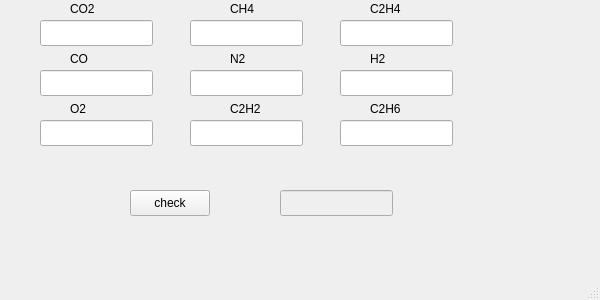
<?xml version="1.0" encoding="UTF-8"?>
<ui version="4.0">
 <class>ku</class>
 <widget class="QMainWindow" name="ku">
  <property name="geometry">
   <rect>
    <x>0</x>
    <y>0</y>
    <width>600</width>
    <height>300</height>
   </rect>
  </property>
  <property name="windowTitle">
   <string>MainWindow</string>
  </property>
  <widget class="QWidget" name="centralwidget">
   <widget class="QLineEdit" name="co2">
    <property name="geometry">
     <rect>
      <x>40</x>
      <y>20</y>
      <width>113</width>
      <height>26</height>
     </rect>
    </property>
   </widget>
   <widget class="QLineEdit" name="co">
    <property name="geometry">
     <rect>
      <x>40</x>
      <y>70</y>
      <width>113</width>
      <height>26</height>
     </rect>
    </property>
   </widget>
   <widget class="QLineEdit" name="o2">
    <property name="geometry">
     <rect>
      <x>40</x>
      <y>120</y>
      <width>113</width>
      <height>26</height>
     </rect>
    </property>
   </widget>
   <widget class="QLineEdit" name="ch4">
    <property name="geometry">
     <rect>
      <x>190</x>
      <y>20</y>
      <width>113</width>
      <height>26</height>
     </rect>
    </property>
   </widget>
   <widget class="QLineEdit" name="n2">
    <property name="geometry">
     <rect>
      <x>190</x>
      <y>70</y>
      <width>113</width>
      <height>26</height>
     </rect>
    </property>
   </widget>
   <widget class="QLineEdit" name="c2h2">
    <property name="geometry">
     <rect>
      <x>190</x>
      <y>120</y>
      <width>113</width>
      <height>26</height>
     </rect>
    </property>
   </widget>
   <widget class="QLineEdit" name="c2h4">
    <property name="geometry">
     <rect>
      <x>340</x>
      <y>20</y>
      <width>113</width>
      <height>26</height>
     </rect>
    </property>
   </widget>
   <widget class="QLineEdit" name="h2">
    <property name="geometry">
     <rect>
      <x>340</x>
      <y>70</y>
      <width>113</width>
      <height>26</height>
     </rect>
    </property>
   </widget>
   <widget class="QLineEdit" name="c2h6">
    <property name="geometry">
     <rect>
      <x>340</x>
      <y>120</y>
      <width>113</width>
      <height>26</height>
     </rect>
    </property>
   </widget>
   <widget class="QLabel" name="label">
    <property name="geometry">
     <rect>
      <x>70</x>
      <y>0</y>
      <width>55</width>
      <height>18</height>
     </rect>
    </property>
    <property name="text">
     <string>CO2</string>
    </property>
   </widget>
   <widget class="QLabel" name="label_2">
    <property name="geometry">
     <rect>
      <x>230</x>
      <y>50</y>
      <width>55</width>
      <height>18</height>
     </rect>
    </property>
    <property name="text">
     <string>N2</string>
    </property>
   </widget>
   <widget class="QLabel" name="label_3">
    <property name="geometry">
     <rect>
      <x>70</x>
      <y>100</y>
      <width>55</width>
      <height>18</height>
     </rect>
    </property>
    <property name="text">
     <string>O2</string>
    </property>
   </widget>
   <widget class="QLabel" name="label_4">
    <property name="geometry">
     <rect>
      <x>230</x>
      <y>0</y>
      <width>55</width>
      <height>18</height>
     </rect>
    </property>
    <property name="text">
     <string>CH4</string>
    </property>
   </widget>
   <widget class="QLabel" name="label_5">
    <property name="geometry">
     <rect>
      <x>70</x>
      <y>50</y>
      <width>55</width>
      <height>18</height>
     </rect>
    </property>
    <property name="text">
     <string>CO</string>
    </property>
   </widget>
   <widget class="QLabel" name="label_6">
    <property name="geometry">
     <rect>
      <x>370</x>
      <y>50</y>
      <width>55</width>
      <height>18</height>
     </rect>
    </property>
    <property name="text">
     <string>H2</string>
    </property>
   </widget>
   <widget class="QLabel" name="label_7">
    <property name="geometry">
     <rect>
      <x>230</x>
      <y>100</y>
      <width>55</width>
      <height>18</height>
     </rect>
    </property>
    <property name="text">
     <string>C2H2</string>
    </property>
   </widget>
   <widget class="QLabel" name="label_8">
    <property name="geometry">
     <rect>
      <x>370</x>
      <y>0</y>
      <width>55</width>
      <height>18</height>
     </rect>
    </property>
    <property name="text">
     <string>C2H4</string>
    </property>
   </widget>
   <widget class="QLabel" name="label_9">
    <property name="geometry">
     <rect>
      <x>370</x>
      <y>100</y>
      <width>55</width>
      <height>18</height>
     </rect>
    </property>
    <property name="text">
     <string>C2H6</string>
    </property>
   </widget>
   <widget class="QPushButton" name="ku_check">
    <property name="geometry">
     <rect>
      <x>130</x>
      <y>190</y>
      <width>80</width>
      <height>26</height>
     </rect>
    </property>
    <property name="text">
     <string>check</string>
    </property>
   </widget>
   <widget class="QLineEdit" name="result">
    <property name="enabled">
     <bool>false</bool>
    </property>
    <property name="geometry">
     <rect>
      <x>280</x>
      <y>190</y>
      <width>113</width>
      <height>26</height>
     </rect>
    </property>
   </widget>
  </widget>
  <widget class="QMenuBar" name="menubar">
   <property name="geometry">
    <rect>
     <x>0</x>
     <y>0</y>
     <width>600</width>
     <height>23</height>
    </rect>
   </property>
  </widget>
  <widget class="QStatusBar" name="statusbar"/>
 </widget>
 <resources/>
 <connections/>
</ui>
